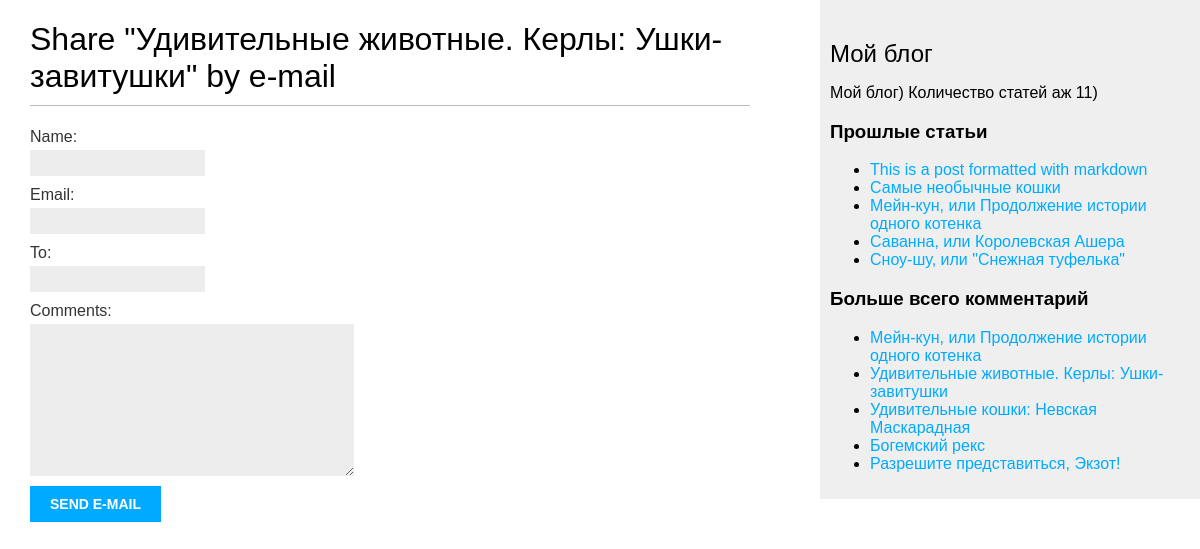
/blog/9/share/, run on the app's committed database.
### blog/models.py (models this page shows, shortened)
class Post(models.Model):
	STATUS_CHOICES = {
		('draft', 'Draft'),
		('published', 'Published'),
	}
	title = models.CharField(max_length=250) #заголовок статьи (VARCHAR тип)
	slug = models.SlugField(max_length=250, unique_for_date='publish') # поле для формирования семантических URLов статей
	author = models.ForeignKey(User, on_delete=models.CASCADE, related_name='blog_post') # собсна автор, отношение "Один ко многим" автор может иметь много статей
	body = models.TextField() # содержание статьи
	publish = models.DateTimeField(default=timezone.now) # сохраняет дату публикации статьи
	created = models.DateTimeField(auto_now_add=True) # собсна указывает на дату создания статьи (auto_now_add=True - сохраняет автоматически при сохранении объекта)
	update  = models.DateTimeField(auto_now=True) # дата и время редактирования статьи (auto_now=True - сохраняет автоматически при сохранении объекта)
	status = models.CharField(max_length=10, choices=STATUS_CHOICES, default='draft') # статус статьи. Choices - для выбора статуса.
	objects = models.Manager() # описание менеджера
	published = PublishedManager() # добавление нового менеджера в модель
	tags = TaggableManager()
	class Meta:
		ordering = ('-publish',) # метаданные для порядка сортировки (по убыванию)
	def get_absolute_url(self):
		return reverse('blog:post_detail',
						args=[self.publish.year,
								self.publish.month,
								self.publish.day,
								self.slug])

### blog/views.py (the view)
# urls.py: path('<int:post_id>/share/', views.post_share, name='post_share'),
def post_share(request, post_id):
	post = get_object_or_404(Post, id=post_id, status='published')
	sent = False
	if request.method == 'POST':
		form = EmailPostForm(request.POST)
		if form.is_valid():
			cd = form.cleaned_data
			post_url = request.build_absolute_uri(post.get_absolute_url())
			subject = '{} ({}) recommends you reading "{}"'.format(cd['name'], cd['email'],post.title)
			message = 'Read "{}" at {}\n\n{}\'s comments: {}'.format(post.title, post_url, cd['name'], cd['comments'])
			send_mail(subject, message, 'admin@myblog.com', [cd['to']])
			sent = True
	else:
		form = EmailPostForm()
	return render(request, 'blog/post/share.html', {'post' : post, 'form' : form, 'sent' : sent})

### blog/forms.py
class EmailPostForm(forms.Form):
	name = forms.CharField(max_length=25)
	email = forms.EmailField()
	to = forms.EmailField()
	comments = forms.CharField(required=False, widget=forms.Textarea)

### blog/models.py (called while the page is built)
	def get_queryset(self):
		return super().get_queryset().filter(status='published') # возвращает QuerySet с фильтром

### blog/templatetags/blog_tags.py (called while the page is built)
@register.simple_tag
def total_posts():
	return Post.published.count()

@register.inclusion_tag('blog/post/latest_posts.html')
def show_latest_posts(count=5):
	latest_posts = Post.published.order_by('-publish')[:count]
	return {'latest_posts' : latest_posts}

@register.simple_tag
def get_most_commented_posts(count=5):
	return Post.published.annotate(total_comments=Count('comments')).order_by('-total_comments')[:count]

### blog/templates/blog/post/share.html (shortened to what this page needs)
{% extends "blog/base.html" %}
{% block content %}
  {% if sent %}
    <h1>E-mail успешно отправлен</h1>
    <p>
      "{{ post.title }}" was successfully sent to {{ form.cleaned_data.to }}.
    </p>
  {% else %}
    <h1>Share "{{ post.title }}" by e-mail</h1>
    <form action="." method="post">
      {{ form.as_p }}
      <input type="submit" value="Send e-mail">
    </form>
  {% endif %}
{% endblock %}

### blog/templates/blog/base.html (shortened to what this page needs)
{% load blog_tags %}
{% load static %}
<!DOCTYPE html>
<html lang="ru">
<head>
	<link href="{% static 'css/blog.css' %}" rel="stylesheet">
</head>
<body>
	<div id="content">
		{% block content %}
		{% endblock %}
	</div>
	<div id="sidebar">
		<h2>Мой блог</h2>
			<p>Мой блог) Количество статей аж {% total_posts %})</p>
		<h3>Прошлые статьи</h3>
			{% show_latest_posts 5 %}
		<h3>Больше всего комментарий</h3>
			{% get_most_commented_posts as most_commented_posts %}
			<ul>
				{% for post in most_commented_posts %}
					<li><a href="{{ post.get_absolute_url }}">{{ post.title }}</a></li>
				{% endfor %}
			</ul>
	</div>
</body>
</html>

### blog/templates/blog/post/latest_posts.html
<ul>
	{% for post in latest_posts %}
		<li><a href="{{ post.get_absolute_url }}">{{ post.title }}</a></li>
	{% endfor %}
</ul>

### blog/static/css/blog.css (style rules this page uses)
body { margin:0; padding:0; font-family:helvetica, sans-serif; }
a { color:#00abff; text-decoration:none; }
h1 { font-weight:normal; border-bottom:1px solid #bbb; padding:0 0 10px 0; }
h2 { font-weight:normal; margin:30px 0 0; }
#content { float:left; width:60%; padding:0 0 0 30px; }
#sidebar { float:right; width:30%; padding:10px; background:#efefef; height:100%; }
label { float:left; clear:both; color:#333; margin-bottom:4px; }
input, textarea { clear:both; float:left; margin:0 0 10px; background:#ededed; border:0; padding:6px 10px; font-size:12px; }
input[type=submit] { font-weight:bold; background:#00abff; color:#fff; padding:10px 20px; font-size:14px; text-transform:uppercase; }

### data on the page
Post: title "Удивительные животные. Керлы: Ушки-завитушки"
Post: title "This is a post formatted with markdown"
Post: title "Самые необычные кошки"
Post: title "Мейн-кун, или Продолжение истории одного котенка"
Post: title "Саванна, или Королевская Ашера"
Post: title "Сноу-шу, или \"Снежная туфелька\""
Post: title "Удивительные кошки: Невская Маскарадная"
Post: title "Богемский рекс"
Post: title "Разрешите представиться, Экзот!"
